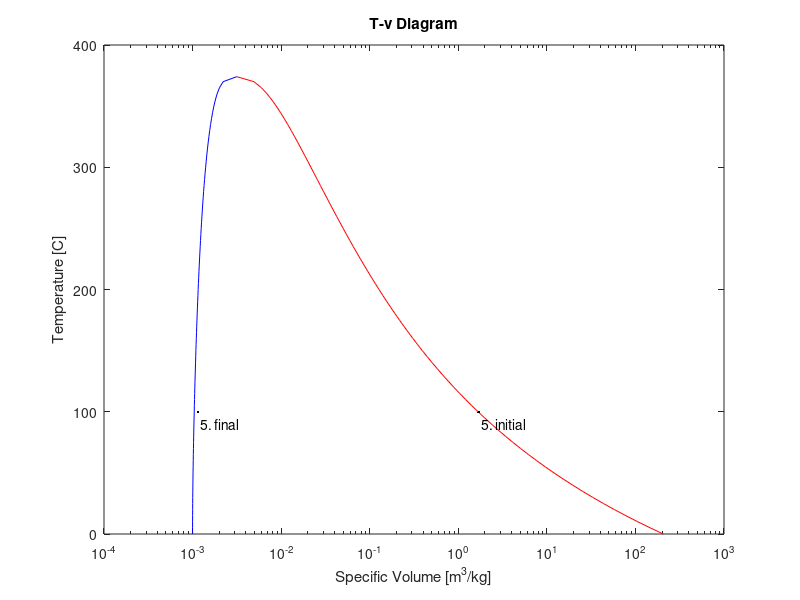
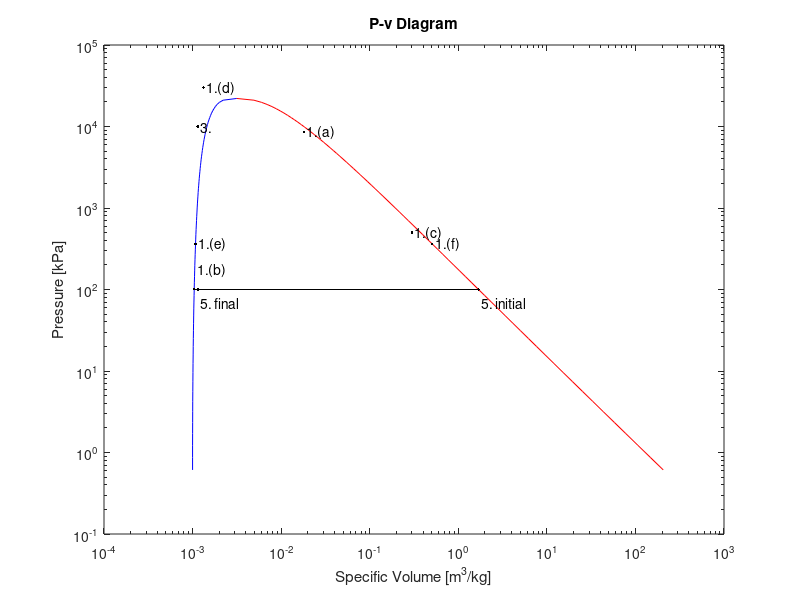

Recreate these plots in MATLAB, in order.
clear all % clears workspace variables
close all % closes all windows
clc % clears command window

Temperature = [0.01	5	10	15	20	25	30	35	40	45	50	55	60	65	70	75	80	85	90	95	100	105	110	115	120	125	130	135	140	145	150	155	160	165	170	175	180	185	190	195	200	205	210	215	220	225	230	235	240	245	250	255	260	265	270	275	280	285	290	295	300	305	310	315	320	325	330	335	340	345	350	355	360	365	370	374.1];

Pressure = [0.6113	0.8721	1.2276	1.705	2.339	3.169	4.246	5.628	7.384	9.593	12.35	15.758	19.941	25.03	31.19	38.58	47.39	57.83	70.14	84.55	101.3	120.8	143.3	169.1	198.5	232.1	270.1	313	361.3	415.4	475.9	543.1	617.8	700.5	791.7	892	1002.2	1122.7	1254.4	1397.8	1553.8	1723	1906.3	2104.2	2317.8	2547.7	2794.9	3060.1	3344.2	3648.2	3973	4319.5	4688.6	5081.3	5498.7	5941.8	6411.7	6909.4	7436	7992.8	8581	9201.8	9856.6	10547	11274	12040	12845	13694	14586	15525	16514	17554	18651	19807	21028	22089];

v_f = [0.001	0.001	0.001	0.001001	0.001002	0.001003	0.001004	0.001006	0.001008	0.00101	0.001012	0.001015	0.001017	0.00102	0.001023	0.001026	0.001029	0.001032	0.001036	0.00104	0.001044	0.001047	0.001052	0.001056	0.00106	0.001065	0.00107	0.001075	0.00108	0.001085	0.00109	0.001096	0.001102	0.001108	0.001114	0.001121	0.001127	0.001134	0.001141	0.001149	0.001156	0.001164	0.001173	0.001181	0.00119	0.001199	0.001209	0.001219	0.001229	0.00124	0.001251	0.001263	0.001276	0.001289	0.001302	0.001317	0.001332	0.001348	0.001366	0.001384	0.001404	0.001425	0.001447	0.001472	0.001499	0.001528	0.001561	0.001597	0.001638	0.001685	0.00174	0.001807	0.001892	0.002011	0.002213	0.003155];

v_g = [206.132	147.118	106.377	77.925	57.7897	43.3593	32.8932	25.2158	19.5229	15.2581	12.0318	9.56835	7.67071	6.19656	5.04217	4.13123	3.40715	2.82757	2.36056	1.98186	1.6729	1.41936	1.21014	1.03658	0.89186	0.77059	0.6685	0.58217	0.50885	0.44632	0.39278	0.34676	0.30706	0.27269	0.24283	0.2168	0.19405	0.17409	0.15654	0.14105	0.12736	0.11521	0.10441	0.09479	0.08619	0.07849	0.07158	0.06536	0.05976	0.0547	0.05013	0.04598	0.0422	0.03877	0.03564	0.03279	0.03017	0.02777	0.02557	0.02354	0.02167	0.01995	0.01835	0.01687	0.01549	0.0142	0.013	0.01186	0.0108	0.00978	0.00881	0.00787	0.00694	0.00599	0.00493	0.00315];

figure(1)
semilogx(v_f(:),Temperature(:),'b',v_g(:),Temperature(:),'r')
xlim([1e-4,1e3])
ylabel('Temperature [C]')
xlabel('Specific Volume [m^3/kg]')
title('T-v Diagram')
hold on

plot([1.694 1.694],[99.62 99.62] ,'.k')
text(1.694,90,' 5. initial')

plot([0.001148 0.001148],[99.62 99.62] ,'.k')
text(0.001148,90,' 5. final')
%plot([0.001044 1.694],[99.62 99.62] ,'k')

%%

figure(2)
loglog(v_f(:),Pressure(:),'b',v_g(:),Pressure(:),'r')
xlim([1e-4,1e3])
ylabel('Pressure [kPa]')
xlabel('Specific Volume [m^3/kg]')
title('P-v Diagram')
hold on
% 1.(a)
plot([0.018 0.018],[8581 8581] ,'.k')
text(0.018,8581,' 1.(a)')
% 1.(b)
plot([0.001044 0.001044],[101.3 101.3] ,'.k')
text(0.001044,175,' 1.(b)')
% 1.(c)
plot([0.3 0.3],[500 500] ,'.k')
text(0.3,500,' 1.(c)')
% 1.(d)
plot([0.001330 0.001330],[30000 30000] ,'.k')
text(0.001330,30000,' 1.(d)')
% 1.(e)
plot([0.00108 0.00108],[361.3 361.3] ,'.k')
text(0.00108,361.3,' 1.(e)')
% 1.(f)
plot([0.50885 0.50885],[361.3 361.3] ,'.k')
text(0.50885,361.3,' 1.(f)')
% 3
plot([0.001148 001148],[10000 10000] ,'.k')
text(0.001148,10000,' 3.')
% 5
plot([1.694 1.694],[100 100] ,'.k')
text(1.694,70,' 5. initial')
% 5
plot([0.001148 0.001148],[100 100] ,'.k')
text(0.001148,70,' 5. final')
plot([0.001044 1.694],[100 100] ,'k')

